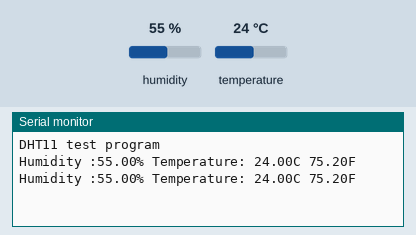
This sketch was run on a simulated Arduino Uno, built with avr-gcc and run on an emulated ATmega328P. On the bench: the last lines printed to the serial monitor. The inputs (shaded band) are chosen by the test bench; at power-on: humidity 55 %, temperature 24 °C.

Above: at 4.8 s.
4.9 s: humidity set to 22 %
At 6.4 s:
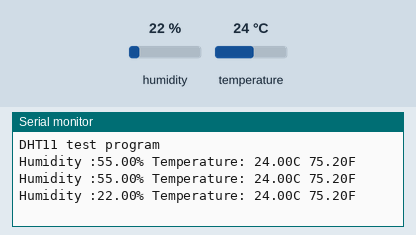
7.9 s: temperature set to 12 °C
At 8.9 s:
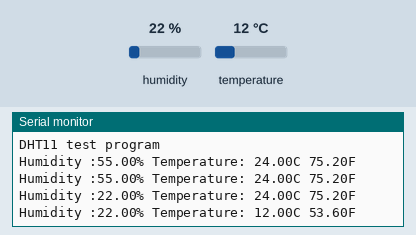
10.9 s: humidity set to 40 %
At 12.5 s:
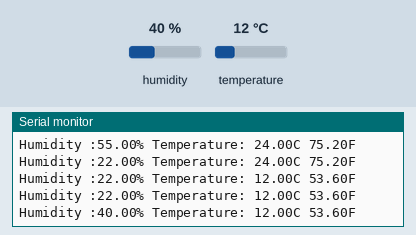
Timing chart, 0 to 14.0 s (numbered marks = the images above; inputs shaded):
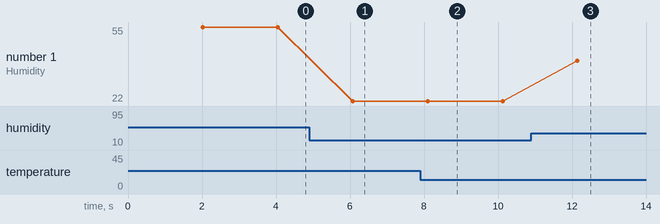

Measured:
- after the input at 4.9 s, the serial monitor: prints a new line after 1.2 s (image 1)
- after the input at 7.9 s, the serial monitor: prints a new line after 0.20 s (image 2)
- after the input at 10.9 s, the serial monitor: prints a new line after 1.2 s (image 3)
- plotted number 1: 55 → 22 after the input at 4.9 s, 22 → 40 after the input at 10.9 s

The sketch:

DHT_sensor.ino
```cpp
#include "DHT.h" //library to be downloaded from internet
#define DHTPIN 8 //digital pin connected to the DHT sensor
#define DHTTYPE DHT11 //type of DHT sensor used
//other types are DHT22 (AM2302) and DHT 21 (AM2301)

DHT dht(DHTPIN, DHTTYPE); //DHT function some header file communication

void setup() {
  Serial.begin(9600);
  Serial.println("DHT11 test program");
  dht.begin(); //demultiplexing process starting
}

void loop() {
  delay(2000);
  //reading temperature or humidity takes about 250ms so delay
  float h = dht.readHumidity(); //float data type beacuse random data
  float t= dht.readTemperature(); //in degree C by default
  float f=dht.readTemperature(true); //in F now argument is (isFahrenheit = true)

  if(isnan(h) || isnan(t) || isnan(f)){  //checking if these variables are 0 or not
    Serial.println("Failed to read from DHT sensor");
    return;
  }
  Serial.print("Humidity :");
  Serial.print(h);
  Serial.print("% Temperature: ");
  Serial.print(t);
  Serial.print("C ");
  Serial.print(f);
  Serial.print("F ");
  Serial.println();
}
```
